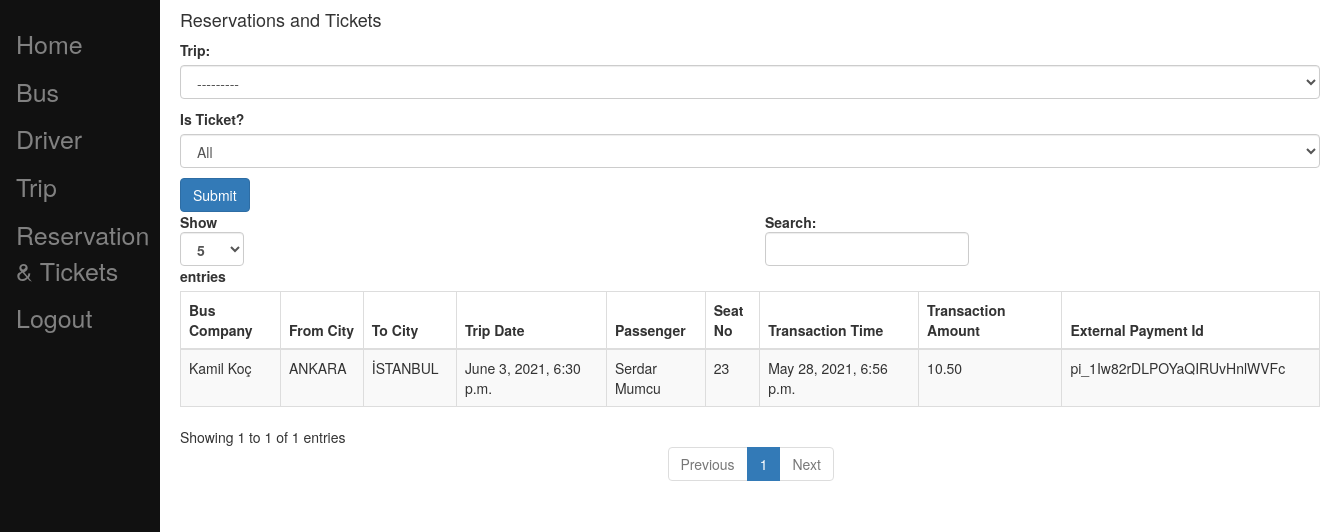
Page /searchreservationsandtickets/ (signed in) on the earlier database version.
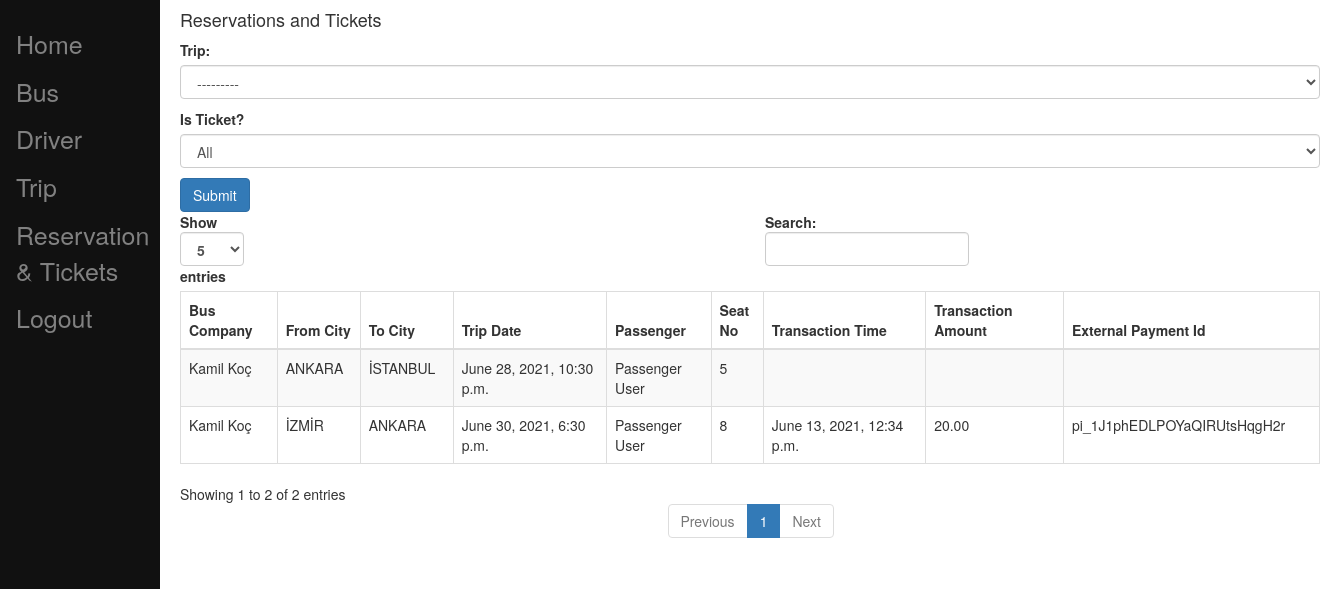
Same page on the later database version.
### busticket/models.py (models this page shows)
class Reservation(models.Model):
    trip = models.ForeignKey(Trip, on_delete=models.PROTECT,blank=True,null=True)
    seat_no = models.IntegerField(default=1,validators=[MinValueValidator(1), MaxValueValidator(52)])
    reservation_date = models.DateTimeField(blank=True)
    passenger = models.ForeignKey(Passenger, on_delete=models.CASCADE, editable=True,blank=True,null=True)
    transaction = models.ForeignKey(Transaction, on_delete=models.CASCADE, editable=True,blank=True,null=True)
    is_ticket = models.BooleanField(default=False)
    class Meta:
        constraints = [
            models.UniqueConstraint(fields=['trip', 'seat_no'], name='unique seat')
        ]

class Trip(models.Model):
    bus = models.ForeignKey(Bus, on_delete=models.PROTECT)
    driver = models.ForeignKey(Driver, on_delete=models.PROTECT,blank=True,null=True)
    from_city = models.ForeignKey(City, related_name='f_city', on_delete=models.CASCADE,blank=True,null=True)
    to_city = models.ForeignKey(City, related_name='t_city', on_delete=models.CASCADE,blank=True,null=True)
    trip_date = models.DateTimeField(blank=True)
    price = models.DecimalField(max_digits=6, decimal_places=2, default=0.0)
    bus_company = models.ForeignKey(BusCompany, on_delete=models.CASCADE, editable=True,blank=True,null=True)
    def __str__(self):
        return str(self.from_city) + "-" + str(self.to_city) + "-" + str(self.trip_date)[0:10]
    class Meta:
        constraints = [
            models.UniqueConstraint(fields=['bus', 'from_city','to_city'], name='unique trip')
        ]

class BusCompany(models.Model):
    user = models.OneToOneField(User, on_delete=models.CASCADE)
    name = models.CharField(max_length=30,unique=True,default='Default Bus Company')
    tel_no = models.CharField(max_length=30,default='', blank=True,null=True)
    address = models.CharField(max_length=300,default='', blank=True,null=True)
    email = models.EmailField(max_length=254,default='', blank=True,null=True)
    url = models.URLField(max_length=200,default='', blank=True,null=True)
    def __str__(self):
        return self.name

class City(models.Model):
    name = models.CharField(max_length=30,unique=True)
    def __str__(self):
        return self.name

class Passenger(models.Model):
    user = models.OneToOneField(User, on_delete=models.CASCADE)
    name = models.CharField(max_length=30,default='Default Passenger')
    def __str__(self):
        return self.name

class Transaction(models.Model):
    transaction_date = models.DateTimeField(blank=True)
    charged_value = models.DecimalField(max_digits=6, decimal_places=2, default=0.0)
    payment_intent = models.CharField(max_length=50,default='')

### busticket/views.py (the view)
# urls.py: path('searchreservationsandtickets/',views.search_reservationsandtickets),
def search_reservationsandtickets(request):
    user = User.objects.get(username=request.user.username)
    reservation = Reservation.objects.filter(trip__bus_company=user.buscompany)
    form = SearchReservationsTicketsForm(user.buscompany)
    return render(request,'busticket/reservationsandtickets.html',{'ticket_list': reservation,'form':form})

### busticket/forms.py
class SearchReservationsTicketsForm(forms.ModelForm):
    TICKET_CHOICES= [
    ('All', 'All'),
    ('Ticket', 'Ticket'),
    ('Reservation', 'Reservation'),
    ]
    is_ticket= forms.CharField(label='Is Ticket?', required=False, widget=forms.Select(choices=TICKET_CHOICES,attrs={ 'class': 'form-control' }))
    class Meta:
        model = Reservation
        fields = ['trip']
        widgets = {
            'trip': forms.Select(attrs={ 'class': 'form-control' }),
        }
    def __init__(self,buscompany, *args, **kwargs):
        super(SearchReservationsTicketsForm, self).__init__(*args, **kwargs)
        self.fields["trip"].queryset = Trip.objects.filter(bus_company=buscompany)

### busticket/templatetags/user_tags.py (called while the page is built)
@register.filter(name='has_group')
def has_group(user, group_name):
    group = Group.objects.filter(name=group_name)
    if group:
        group = group.first()
        return group in user.groups.all()
    else:
        return False

### templates/busticket/reservationsandtickets.html (shortened to what this page needs)
{% extends 'busticket/base.html' %}
{% block content %}
<div class="col-md-12">
    <h4>Reservations and Tickets</h4>
    <form method="POST" class="post-form" action="/reservationsandtickets/">
        {{ form.as_p }}
        <button type="submit" class="btn btn-primary">Submit</button>
    </form>
        <div class="table-responsive">
  <table id="bootstrapdatatable" class="table table-striped table-bordered" width="100%">
            <thead>
                <th>Bus Company</th>
                <th>From City</th>
                <th>To City</th>
                <th>Trip Date</th>
                <th>Passenger</th>
                <th>Seat No</th>
                <th>Transaction Time</th>
                <th>Transaction Amount</th>
                <th>External Payment Id</th>
             </thead>
   <tbody>
   {% for reservation in ticket_list %}
    <tr>
     <td>{{ reservation.trip.bus_company }}</td>
     <td>{{ reservation.trip.from_city }}</td>
     <td>{{ reservation.trip.to_city }}</td>
     <td>{{ reservation.trip.trip_date }}</td>
     <td>{{ reservation.passenger }}</td>
     <td>{{ reservation.seat_no }}</td>
     <td>{{ reservation.transaction.transaction_date }}</td>
     <td>{{ reservation.transaction.charged_value }}</td>
     <td>{{ reservation.transaction.payment_intent }}</td>
    </tr>
   {% endfor %}
   </tbody>
  </table>
        </div>
    </div>
{% endblock content %}

### templates/busticket/base.html (shortened to what this page needs)
<!doctype html>
{% load staticfiles %}
{% load user_tags %}
<html>
  <head>
    <link href="http://maxcdn.bootstrapcdn.com/bootstrap/3.3.0/css/bootstrap.min.css" rel="stylesheet" id="bootstrap-css">
  </head>
  <body id="content", name="content", class="maincontainer">
      <div class="sidenav">
        <a href="/">Home</a>
        {% if user.is_authenticated %}
          {% if user|has_group:'BusCompany' %}
            <a href="/bus">Bus</a>
            <a href="/driver">Driver</a>
            <a href="/trip">Trip</a>
            <a href="/searchreservationsandtickets">Reservation & Tickets</a>
          {% endif %}
          <a href="/logout">Logout</a>
        {% endif %}
      </div>
            <div class="container">
              <div class="row">
            {% if user.is_authenticated %}
              {% block content %}
              {% endblock %}
            {% else %}
              <p>Login <a href="/login">Here</a></p>
            {% endif %}
            </div>
          </div>
  </body>
</html>

### templates/busticket/base.html (style rules this page uses)
.maincontainer { padding-left: 160px; }
.sidenav { height: 100%; width: 160px; position: fixed; z-index: 1; top: 0; left: 0; background-color: #111; overflow-x: hidden; padding-top: 20px; }
.sidenav a { padding: 6px 8px 6px 16px; text-decoration: none; font-size: 25px; color: #818181; display: block; }

Differences in the rows shown:
removed Reservation: trip.bus_company "Kamil Koç", trip.from_city "ANKARA", trip.to_city "İSTANBUL", trip.trip_date "June 3, 2021, 6:30 p.m.", passenger "Serdar Mumcu", seat_no "23", transaction.transaction_date "May 28, 2021, 6:56 p.m.", transaction.charged_value "10.50", transaction.payment_intent "pi_1Iw82rDLPOYaQIRUvHnlWVFc"
added Reservation: trip.bus_company "Kamil Koç", trip.from_city "ANKARA", trip.to_city "İSTANBUL", trip.trip_date "June 28, 2021, 10:30 p.m.", passenger "Passenger User", seat_no "5"
added Reservation: trip.bus_company "Kamil Koç", trip.from_city "İZMİR", trip.to_city "ANKARA", trip.trip_date "June 30, 2021, 6:30 p.m.", passenger "Passenger User", seat_no "8", transaction.transaction_date "June 13, 2021, 12:34 p.m.", transaction.charged_value "20.00", transaction.payment_intent "pi_1J1phEDLPOYaQIRUtsHqgH2r"
Other differences:
text written by a page script: "Show entries Search: Showing 1 to 1 of 1 entries Previous 1 Next" → "Show entries Search: Showing 1 to 2 of 2 entries Previous 1 Next"
